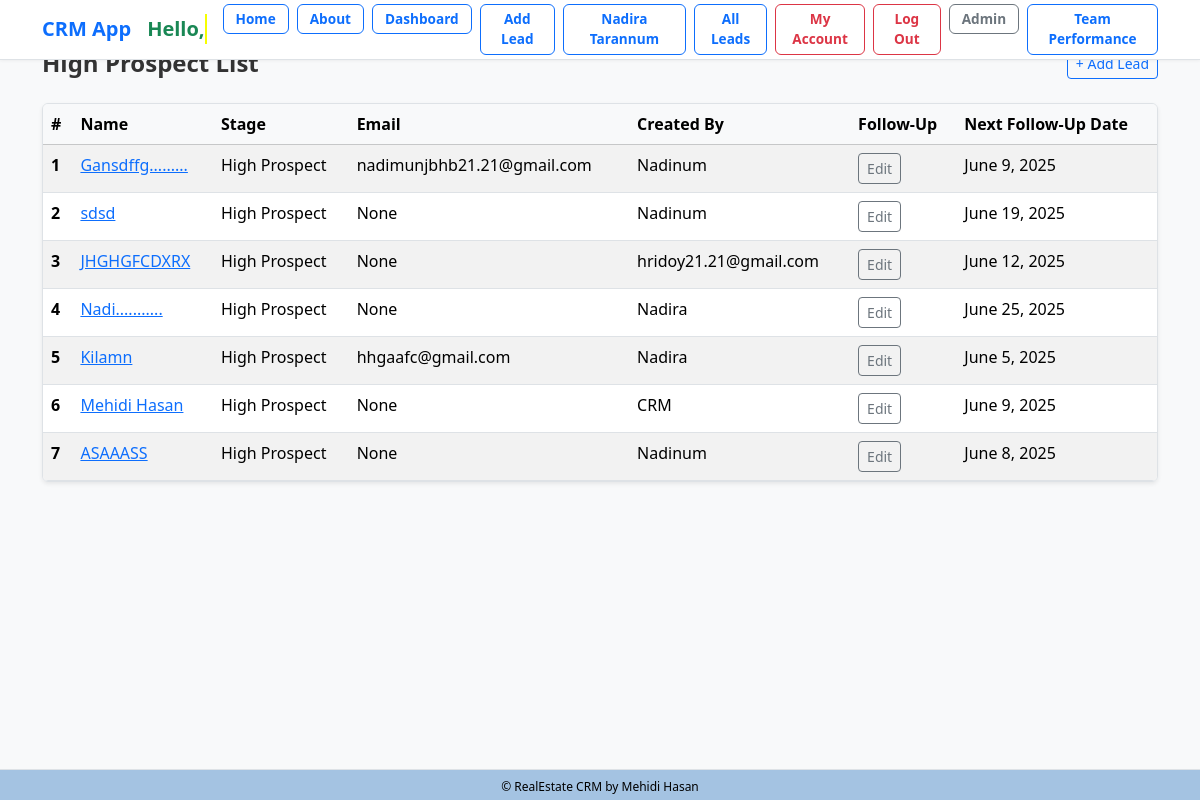
/leads/high-priority/ (signed in), run on an earlier commit of the app's database.
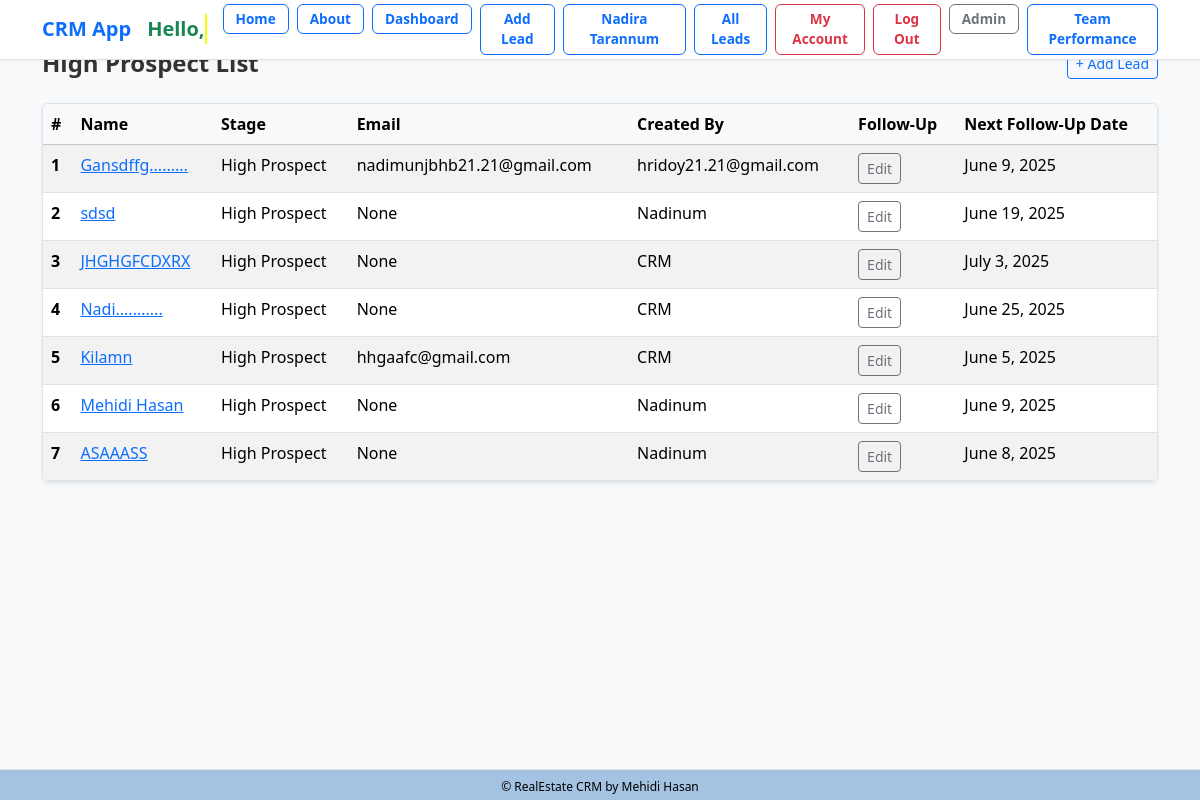
And on a later commit of the database.
### lead/models.py (models this page shows, shortened)
class Lead(models.Model):
    LEAD_STAGE_CHOICES = (
        ('lead', 'Lead'),
        ('prospect', 'Prospect'),
        ('high_prospect', 'High Prospect'),
        ('sold_onboard', 'Sold/On-board'),
        ('hold', 'Hold'),
        ('lost', 'Lost'),
        ('junk', 'Junk'),
    )
    PROFESSION_CHOICES = (
        ('doctor', 'Doctor'),
        ('artist', 'Artist'),
        ('engineer', 'Engineer'),
        ('teacher', 'Teacher'),
        ('student', 'Student'),
        ('other', 'Other'),
    )
    PROJECT_CHOICES = (
        ('grand', 'Grand'),
        ('majestic', 'Majestic'),
        ('skyvilla', 'Skyvilla'),
        ('maxus', 'Maxus'),
        ('other', 'Other'),
    )
    PROPERTY_STATUS_CHOICES = (
        ('ready', 'Ready'),
        ('initial', 'Initial'),
        ('going', 'Going'),
    )
    PREFERRED_LOCATION_CHOICES = (
        ('banani', 'Banani'),
        ('gulshan', 'Gulshan'),
        ('badda', 'Badda'),
        ('dhanmondi', 'Dhanmondi'),
        ('other', 'Other'),
    )
    COMPANY_CHOICES = (
        ('rupayanhousing', 'Rupayan Housing'),
        ('rupayancityuttara', 'Rupayan City Uttara'),
        ('other', 'Other'),
    )
    INTERESTED_PROJECT_BUILDING_CHOICES = (
        ('grand-building-12', 'Grand Building 12'),
        ('majestic-building-5', 'Majestic Building 5'),
        ('skyvilla-building-3', 'Skyvilla Building 3'),
        ('maxus-building-8', 'Maxus Building 8'),
        ('other', 'Other'),
    )
    UNIT_SIZE_CHOICES = (
        ('2000-2500', '2000-2500 sqft'),
        ('200-300', '200-300 sqft'),
        ('300-400', '300-400 sqft'),
        ('2500-3000', '2500-3000 sqft'),
        ('3000-3500', '3000-3500 sqft'),
        ('3500-4000', '3500-4000 sqft'),
        ('4000+', '4000+ sqft'),
        ('other', 'Other'),
    )
    PREFERENCE_FLOOR = (
        ('1st', '1st Floor'),
        ('2nd', '2nd Floor'),
        ('3rd', '3rd Floor'),
        ('4th', '4th Floor'),
        ('5th', '5th Floor'),
        ('6th', '6th Floor'),
        ('7th', '7th Floor'),
        ('8th', '8th Floor'),
        ('9th', '9th Floor'),
        ('10th', '10th Floor'),
        ('11th', '11th Floor'),
        ('12th', '12th Floor'),
        ('13th', '13th Floor'),
        ('14th', '14th Floor'),
        ('15th', '15th Floor'),
    )
    FACING_CHOICES = (
        ('east', 'East'),
        ('west', 'West'),
        ('north', 'North'),
        ('south', 'South'),
        ('north-east', 'North-East'),
        ('north-west', 'North-West'),
        ('south-east', 'South-East'),
        ('south-west', 'South-West'),
        ('other', 'Other'),
    )
    VIEW_CHOICES = (
        ('road', 'Road'),
        ('park', 'Park'),
        ('lake', 'Lake'),
        ('city', 'City'),
        ('other', 'Other'),
    )
    BUDGET_CHOICES = (
        ('less-than-50-lakh', 'Less than 50 Lakh'),
        ('less-than-1-crore', 'Less than 1 Crore'),
        ('1-crore-to-2-crore', '1 Crore to 2 Crore'),
        ('2-crore-to-3-crore', '2 Crore to 3 Crore'),
        ('3-crore-to-4-crore', '3 Crore to 4 Crore'),
        ('4-crore-to-5-crore', '4 Crore to 5 Crore'),
        ('more-than-5-crore', 'More than 5 Crore'),
        ('other', 'Other'),
    )
    LEAD_SOURCE_CHOICES = (
        ('sgl', 'SGL'),
        ('walkin', 'Walk-in'),
        ('other', 'Other'),
    )
    SUB_SOURCE_CHOICES = (
        ('ownsource', 'Own Source'),
        ('referral', 'Referral'),
        ('doorto-door', 'Door to Door'),
        ('social-media', 'Social Media'),
        ('online-advertisement', 'Online Advertisement'),
        ('other', 'Other'),
    )
    TEAM_LEADER_CHOICES = (
        ('iktadul', 'Iktadul'),
        ('salman', 'Salman'),
        ('other', 'Other'),
    )
    FOLLOWUP_STATUS_CHOICES = (
        ('call', 'Call'),
        ('email', 'Email'),
        ('int Meeting', 'Int Meeting'),
        ('Ext Meeting', 'Ext Meeting'),
        ('project visit', 'Project Visit'),
        ('sold', 'Sold'),
        ('onboard', 'On-board'),
        ('junk', 'Junk'),
    )
    name = models.CharField("Name", max_length=50)
    team = models.ForeignKey(Team, on_delete=models.CASCADE, null=True, blank=True)
    phone = models.CharField(
    "Phone",
        max_length=11,
        unique=True,
        validators=[
            RegexValidator(
                regex=r'^\d{11}$',
                message='Phone number must contain only numbers.',
                code='invalid_phone'
            )
        ]
    )
    present_address = models.CharField("Present Address", max_length=20, choices=PREFERRED_LOCATION_CHOICES, blank=True, null=True)
    primaryemail = models.EmailField("Primary Email", max_length=254, blank=True, null=True)
    secondaryemail = models.EmailField("Secondary Email", blank=True, null=True)
    profession = models.CharField("Profession", max_length=20, choices=PROFESSION_CHOICES, blank=True, null=True)
    resident = models.CharField("Resident", max_length=100, blank=True, null=True)
    notes = models.TextField("Notes", blank=True, null=True)
    projecttype = models.CharField("Project Type", max_length=20, choices=PROJECT_CHOICES, blank=True, null=True)
    projectstatus = models.CharField("Project Status", max_length=20, choices=PROPERTY_STATUS_CHOICES, default='ready', blank=True, null=True)
    preferred_location = models.CharField("Preferred Location", max_length=20, choices=PREFERRED_LOCATION_CHOICES, blank=True, null=True)
    company = models.CharField("Company", max_length=20, choices=COMPANY_CHOICES, default="rupayancityuttara", null=True)
    interested_project_building = models.CharField("Interested Project Building", max_length=30, choices=INTERESTED_PROJECT_BUILDING_CHOICES, blank=True, null=True)
    unit_size = models.CharField("Unit Size", max_length=20, choices=UNIT_SIZE_CHOICES, blank=True, null=True)
    preference_floor = models.CharField("Preference Floor", max_length=20, choices=PREFERENCE_FLOOR, blank=True, null=True)
    facing = models.CharField("Facing", max_length=20, choices=FACING_CHOICES, blank=True, null=True)
    view = models.CharField("View", max_length=20, choices=VIEW_CHOICES, blank=True, null=True)
    budget = models.CharField("Budget", max_length=20, choices=BUDGET_CHOICES, blank=True, null=True)
    leadsource = models.CharField("Lead Source", max_length=20, choices=LEAD_SOURCE_CHOICES, default='sgl', blank=True, null=True)
    subsource = models.CharField("Sub Source", max_length=20, choices=SUB_SOURCE_CHOICES, default='ownsource',blank=True, null=True)
    teamleader = models.CharField("Team Leader", max_length=20, choices=TEAM_LEADER_CHOICES, default='iktadul',blank=True, null=True)
    description = models.TextField("Description", blank=True, null=True)
    converted_to_client = models.BooleanField("Converted to Client", default=False)
    created_at = models.DateTimeField("Created At", auto_now_add=True)
    modified_at = models.DateTimeField("Modified At", auto_now=True)
    followup_by = models.CharField("Follow Up By", max_length=50, choices=FOLLOWUP_STATUS_CHOICES, blank=True, null=True)
    lead_status = models.CharField("Lead Status", max_length=20, choices=LEAD_STAGE_CHOICES, default="lead", null=True)
    next_followup_by = models.CharField(max_length=20, choices=FOLLOWUP_STATUS_CHOICES, blank=True, null=True)
    next_followup_date = models.DateField("Next Follow Up Date", blank=True, null=True)
    modified_at = models.DateTimeField(auto_now=True)
    created_by = models.ForeignKey(User, related_name='leads', on_delete=models.CASCADE)
    transfer_to = models.ForeignKey(User, related_name='transferred_leads', on_delete=models.SET_NULL, null=True, blank=True)
    unique_id = models.CharField(max_length=255, unique=True, blank=True, null=True)

### dashboard/views.py (the view)
# urls.py: path('leads/high-priority/', views.high_priority_leads, name='high_priority_leads'),
@login_required
def high_priority_leads(request):
    if request.user.is_superuser:
        leads = Lead.objects.filter( lead_status='high_prospect')
    else:
        leads = Lead.objects.filter( created_by=request.user,  lead_status='high_prospect')  # use actual stored value here
    total_high_priority_leads = leads.count()
    return render(request, 'dashboard/high_priority_leads.html', {
        'leads': leads,
        'total_high_priority_leads': total_high_priority_leads,})

### dashboard/templates/dashboard/high_priority_leads.html (shortened to what this page needs)
{% extends 'crm/base.html' %}
{% block content %}
<div class="d-flex justify-content-between align-items-center mb-4">
    <h1 class="h4 fw-semibold mb-0">High Prospect List</h1>
    <a class="btn btn-outline-primary btn-sm" href="{% url 'lead:addlead' %}">+ Add Lead</a>
</div>
{% if leads %}
    <div class="table-responsive shadow-sm rounded border">
        <table class="table table-hover table-striped mb-0">
            <thead class="table-light">
                <tr>
                    <th scope="col">#</th>
                    <th scope="col">Name</th>
                    <th scope="col">Stage</th>
                    <th scope="col">Email</th>
                    <th scope="col">Created By</th>
                    <th scope="col">Follow-Up</th>
                    <th scope="col" > Next Follow-Up Date</th>
                </tr>
            </thead>
            <tbody>
                {% for lead in leads %}
                    <tr>
                        <th scope="row">{{ forloop.counter }}</th>
                        <td><a href="{% url 'lead:lead_change_history' lead.id %}">{{ lead.name }}</a></td>
                        <td>{{ lead.get_lead_status_display }}</td>
                        <td>{{ lead.primaryemail }}</td>
                        <td>{{ lead.created_by }}</td>
                        <td><a href="{% url 'edit_leads' lead.id %}?redirect_to=high_priority_leads" class="btn btn-sm btn-outline-secondary">Edit</a> </td>
                        <td>{{ lead.next_followup_date }}</td>
                    </tr>
                {% endfor %}
            </tbody>
        </table>
    </div>
{% else %}
    <div class="alert alert-light border text-center" role="alert">
        No leads found.
    </div>
{% endif %}
{% endblock %}

### crm/templates/crm/base.html (shortened to what this page needs)
{% load static %}
<!DOCTYPE html>
<html lang="en">
<head>
  <link href="https://cdn.jsdelivr.net/npm/bootstrap@5.3.3/dist/css/bootstrap.min.css" rel="stylesheet" />
  <link rel="stylesheet" href="https://cdn.jsdelivr.net/npm/bootstrap-icons@1.10.5/font/bootstrap-icons.css" />
  <link rel="stylesheet"  type="text/css" href="{% static 'css/styles.css' %}" />
  </head>
<body>
  <nav class="navbar navbar-expand-lg navbar-light bg-white border-bottom py-1 fixed-top">
    <div class="container">
      <a class="navbar-brand fw-bold text-primary d-flex align-items-center" href="{% url 'index' %}">
        <span class="me-3">CRM App</span>
        {% if request.user.is_authenticated %}
          {% if user.first_name or user.last_name %}
          <span class="text-success fw-bold">Hello, </span> <span class="typing gradient-text">  {{ user.first_name }} {{ user.last_name }}!</span>
          {% else %}
            <span class="text-success fw-bold">Hello!</span>
          {% endif %}
        {% endif %}
      </a>
      <div class="collapse navbar-collapse justify-content-end" id="navbarContent">
        <ul class="navbar-nav gap-2">
          <li class="nav-item"><a class="btn btn-outline-primary fw-bold btn-sm" href="{% url 'index' %}">Home</a></li>
          <li class="nav-item"><a class="btn btn-outline-primary fw-bold btn-sm" href="{% url 'about' %}">About</a></li>
          {% if request.user.is_authenticated %}
            <li class="nav-item"><a class="btn btn-outline-primary fw-bold btn-sm" href="{% url 'dashboard' %}">Dashboard</a></li>
            <li class="nav-item"><a class="btn btn-outline-primary fw-bold btn-sm" href="{% url 'lead:addlead' %}">Add Lead</a></li>
            {% if request.user.username == "CRM" or request.user.username == "Nadira" %}
              <li class="nav-item"><a class="btn btn-outline-primary fw-bold btn-sm" href="{% url 'nadira' %}">Nadira Tarannum</a></li>
            {% endif %}
            <li class="nav-item"><a class="btn btn-outline-primary fw-bold btn-sm" href="{% url 'lead:leads_list' %}">All Leads</a></li>
            <li class="nav-item"><a class="btn btn-outline-danger fw-bold btn-sm" href="{% url 'myaccount' %}">My Account</a></li>
            <li class="nav-item">
              <a href="{% url 'logout' %}" class="btn btn-outline-danger fw-bold btn-sm">Log Out</a>
            </li>
            <li class="nav-item"><a class="btn btn-outline-secondary fw-bold btn-sm" href="{% url 'admin:index' %}">Admin</a></li>
          {% else %}
            <li class="nav-item"><a class="btn btn-outline-success fw-bold btn-sm" href="{% url 'signup' %}">Sign Up</a></li>
            <li class="nav-item"><a class="btn btn-outline-primary fw-bold btn-sm" href="{% url 'login' %}">Log In</a></li>
          {% endif %}
          <li class="nav-item"><a class="btn btn-outline-primary fw-bold btn-sm" href="#">Team Performance</a></li>
        </ul>
      </div>
    </div>
  </nav>
  <div class="container mt-5 position-relative overflow-hidden" style="min-height: 60vh; z-index: 0;">
    {% block content %}{% endblock %}
  </div>
<footer class="text-center fixed-bottom" style="background-color: #a4c3e2; padding: 3px 0; border-top: 1px solid #dee2e6;">
  <div class="container">
    <span style="color: #000; font-size: 12px;">&copy; {{ now|date:"Y" }} RealEstate CRM by Mehidi Hasan</span>
  </div>
</footer>
</body>
</html>

### static/css/styles.css (style rules this page uses)
body { font-family: "Segoe UI", Roboto, sans-serif; background-color: #f8f9fa; }
.navbar { box-shadow: 0 1px 3px rgba(0, 0, 0, 0.05); }
.navbar .btn { padding: 4px 12px; font-size: 0.85rem; border-radius: 0.375rem; }
.container h1, .container h3 { color: #333; }
.gradient-text { background: linear-gradient(90deg, #544d4f, #6610f2, #04e9a4); background-clip: text; -webkit-background-clip: text; -webkit-text-fill-color: transparent; }
.typing { display: inline-block; vertical-align: bottom; overflow: hidden; white-space: nowrap; border-right: 2px solid #f6ff00; animation: typing 4s steps(10, end) infinite, blink 0.75s step-end infinite; max-width: 0; }
.table thead th { position: sticky; top: 0; background-color: #f8f9fa; z-index: 10; }

### crm/templates/crm/base.html (style rules this page uses)
body { padding-bottom: 40px; }

What changed in the data, as far as the page shows it:
changed Lead "nadimunjbhb21.21@gmail.com": created_by "Nadinum" → "hridoy21.21@gmail.com"
changed Lead "JHGHGFCDXRX": created_by "hridoy21.21@gmail.com" → "CRM"; next_followup_date "June 12, 2025" → "July 3, 2025"
changed Lead "June 25, 2025": created_by "Nadira" → "CRM"
changed Lead "Kilamn": created_by "Nadira" → "CRM"
changed Lead "Mehidi Hasan": created_by "CRM" → "Nadinum"
